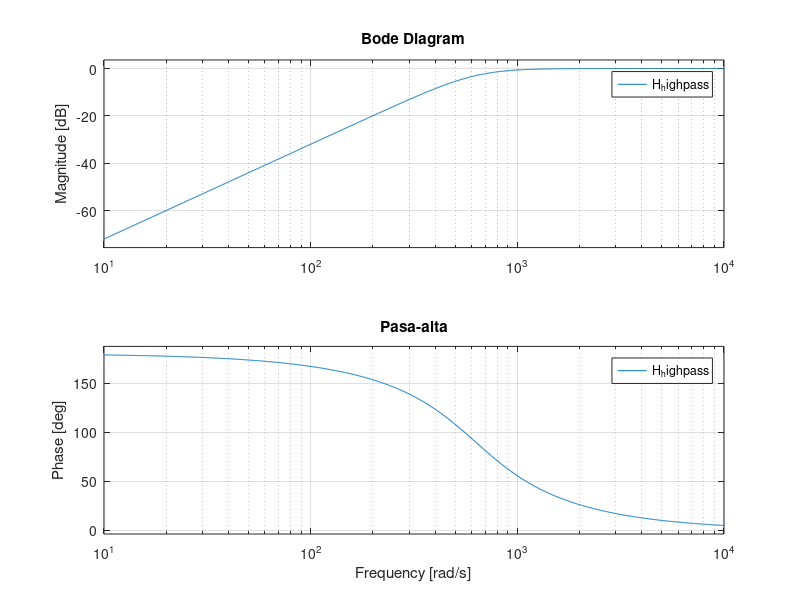
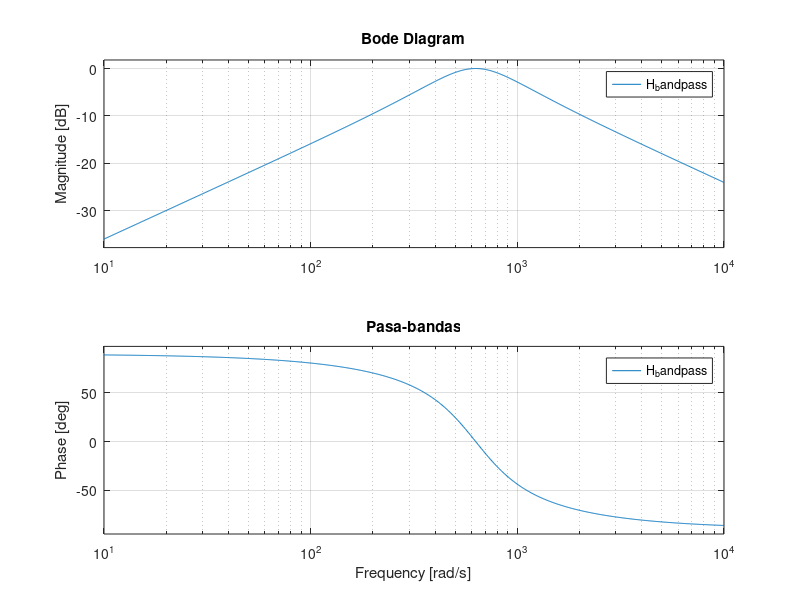
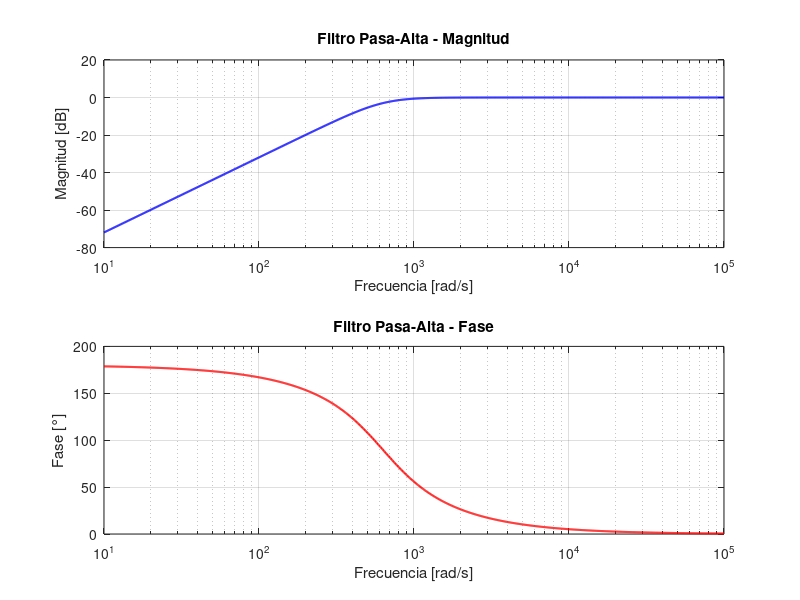
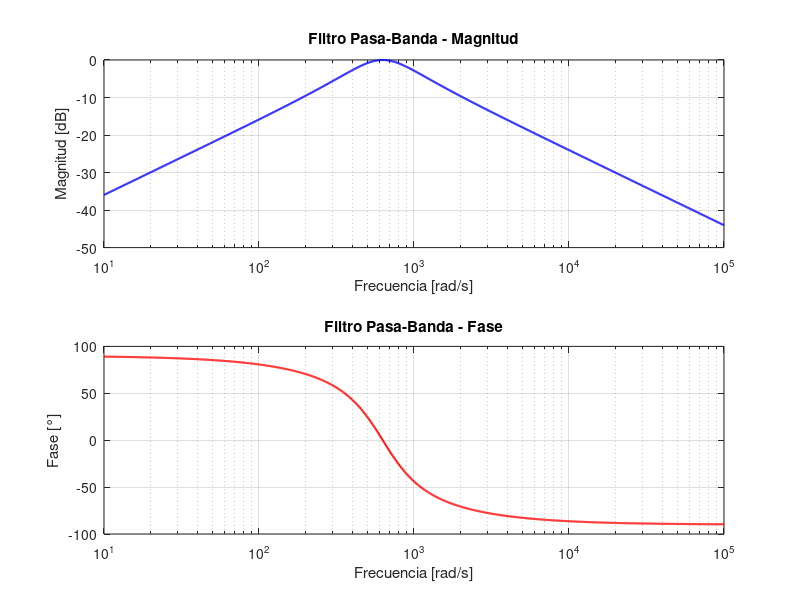

MATLAB code for these plots, in order:
% Parámetros del circuito 
R_h = 100;    % Resistencia para Pasa-alta en ohmios
L_h = 112.54e-3;  % Inductancia para Pasa-alta en henrios
C_h = 22.5e-6;  % Capacitancia para Pasa-alta en faradios

R_b = 100;    % Resistencia para Pasa-bandas en ohmios
L_b = 159.15e-3;  % Inductancia para Pasa-bandas en henrios
C_b = 15.915e-6;  % Capacitancia para Pasa-bandas en faradios

% Definición de la variable s (Laplace)
s = tf('s');

%% Pasa-alta (Voltaje en el inductor)
% Impedancia total para Pasa-alta
Z_highpass = R_h + s*L_h + 1/(s*C_h);

% Voltaje en el inductor (pasa-alta)
H_highpass = (s*L_h) / Z_highpass;
disp('Función de transferencia Pasa-alta:');
H_highpass

%% Pasa-bandas (Voltaje en la resistencia)
% Impedancia total para Pasa-bandas
Z_bandpass = R_b + s*L_b + 1/(s*C_b);

% Voltaje en la resistencia (pasa-bandas)
H_bandpass = R_b / Z_bandpass;
disp('Función de transferencia Pasa-bandas:');
H_bandpass

% Bode plots para visualizar las funciones de transferencia
figure;
bode(H_highpass);
title('Pasa-alta');

figure;
bode(H_bandpass);
title('Pasa-bandas');


%% Calculo MANUAL
% Parámetros del circuito 
R_h = 100;          % Ohmios
L_h = 112.54e-3;    % Henrios
C_h = 22.5e-6;      % Faradios

R_b = 100;
L_b = 159.15e-3;
C_b = 15.915e-6;

% Frecuencia angular (de 10^1 a 10^5 rad/s)
w = logspace(1, 5, 1000);  % 1000 puntos entre 10^1 y 10^5

% Variable compleja s = jω
s = 1j * w;

% Función de transferencia del filtro pasa-alta (voltaje en el inductor)
Z_highpass = R_h + s.*L_h + 1./(s.*C_h);
H_highpass = (s.*L_h) ./ Z_highpass;

% Función de transferencia del filtro pasa-bandas (voltaje en la resistencia)
Z_bandpass = R_b + s.*L_b + 1./(s.*C_b);
H_bandpass = R_b ./ Z_bandpass;

% Calcular magnitud y fase
mag_high = 20*log10(abs(H_highpass));
phase_high = angle(H_highpass) * (180/pi);

mag_band = 20*log10(abs(H_bandpass));
phase_band = angle(H_bandpass) * (180/pi);

% Graficar Bode para pasa-alta
figure;

subplot(2,1,1);
semilogx(w, mag_high, 'b', 'LineWidth', 1.5);
grid on;
xlabel('Frecuencia [rad/s]');
ylabel('Magnitud [dB]');
title('Filtro Pasa-Alta - Magnitud');

subplot(2,1,2);
semilogx(w, phase_high, 'r', 'LineWidth', 1.5);
grid on;
xlabel('Frecuencia [rad/s]');
ylabel('Fase [°]');
title('Filtro Pasa-Alta - Fase');

% Graficar Bode para pasa-banda
figure;

subplot(2,1,1);
semilogx(w, mag_band, 'b', 'LineWidth', 1.5);
grid on;
xlabel('Frecuencia [rad/s]');
ylabel('Magnitud [dB]');
title('Filtro Pasa-Banda - Magnitud');

subplot(2,1,2);
semilogx(w, phase_band, 'r', 'LineWidth', 1.5);
grid on;
xlabel('Frecuencia [rad/s]');
ylabel('Fase [°]');
title('Filtro Pasa-Banda - Fase');
